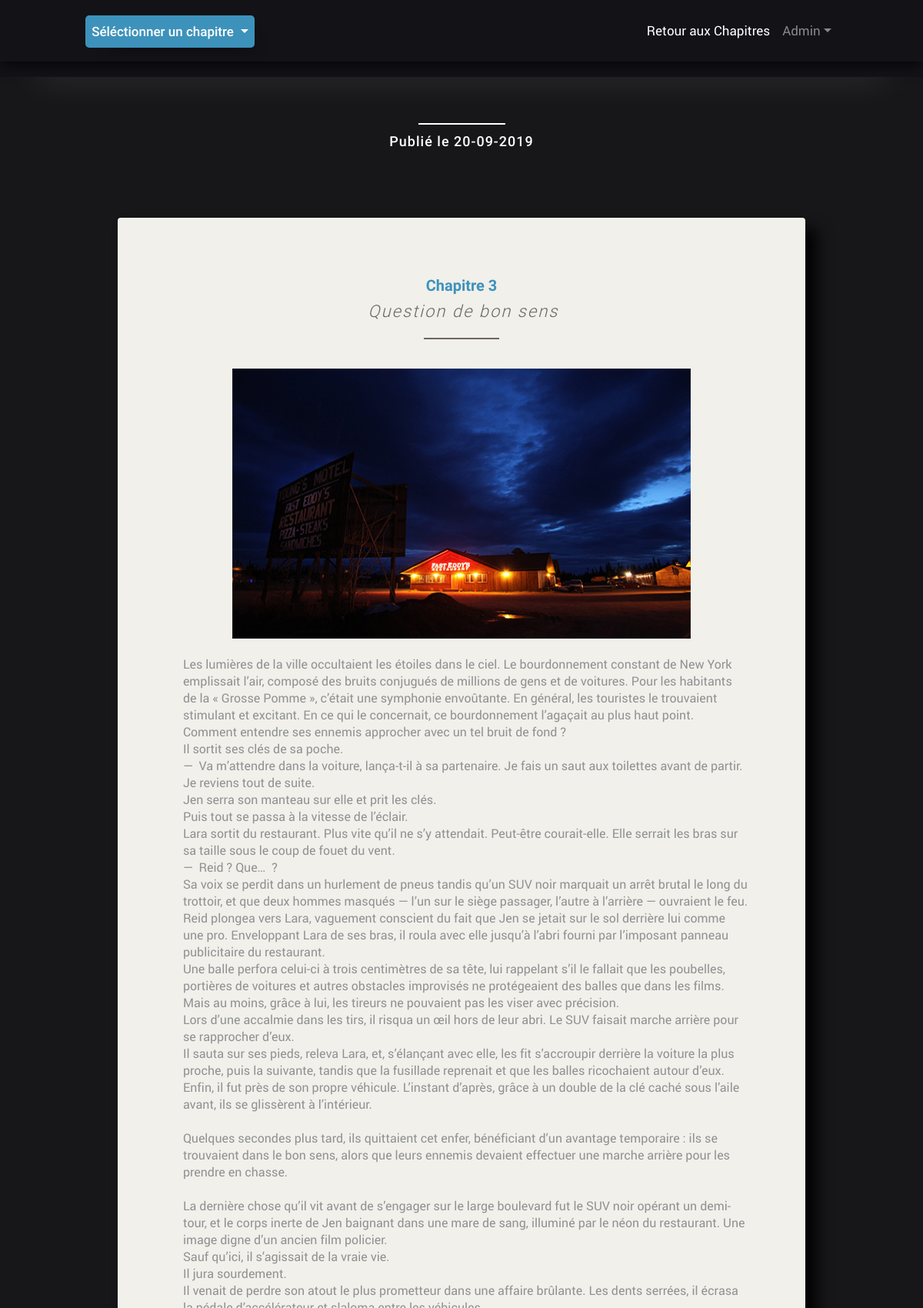
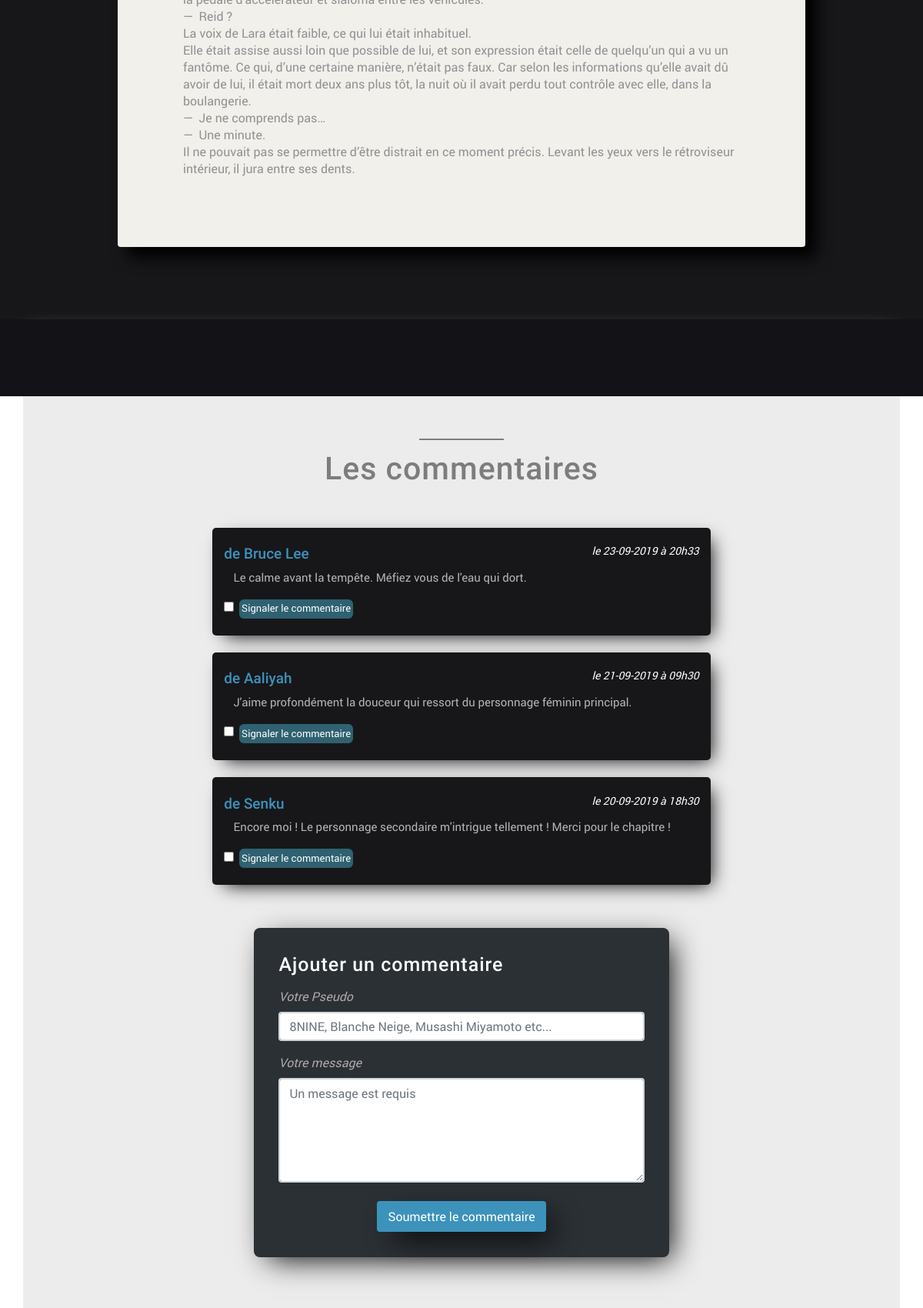
The page /index.php?action=Chapitre&idChapitre=3 (upper part) on the database its author committed (2 pictures, top to bottom).
### tables this page shows
CREATE TABLE `chapitres` (
  `id_chapitre` int(11) NOT NULL,
  `numero` varchar(20) NOT NULL,
  `titre` varchar(255) NOT NULL,
  `date_creation` datetime NOT NULL,
  `date_publication` datetime NOT NULL DEFAULT CURRENT_TIMESTAMP,
  `statut` int(11) NOT NULL DEFAULT '0',
  `content_text` text NOT NULL,
  `img_name` text,
  `img_dest` text
);

CREATE TABLE `commentaires` (
  `id_comment` int(11) NOT NULL,
  `id_chapitre` int(11) NOT NULL,
  `pseudo` varchar(255) NOT NULL,
  `commentaire` text NOT NULL,
  `date_commentaire` datetime NOT NULL,
  `signal_com` varchar(3) NOT NULL DEFAULT 'non',
  `statut` int(11) NOT NULL DEFAULT '0'
);

### controller/ctrl-Frontend.php (called while the page is built, shortened)
<?php
require('model/ChapterManager.php');
require('model/CommentManager.php');
	function viewChapter($idChapitre)
		{
		    $signal_com = null;
			$chapterManager = new ChapterManager();
		    $chapter = $chapterManager->getChapter($idChapitre);
		    $commentManager = new CommentManager();
		    $comments = $commentManager->getComments($idChapitre);
			require 'view/frontend/chapitreView.php';
		}

### model/ChapterManager.php (called while the page is built, shortened)
<?php
class ChapterManager extends Manager
    {
        public function getChapter($idChapitre)
            {
                $db = $this->dbConnect();
                $chapter = $db->prepare('SELECT id_chapitre, numero, titre, content_text, img_dest, date_publication, DATE_FORMAT(date_publication, "%e-%m-%Y") AS date_publication_fra FROM chapitres WHERE id_chapitre = ?');
                $chapter->execute(array($idChapitre));
                if ($chapter->rowCount() == 1)
                    return $chapter->fetch();
                else
                    throw new Exception("Aucun chapitre ne correspond à l'identifiant '$idChapitre'");
            }
    }

### model/CommentManager.php (called while the page is built, shortened)
<?php
class CommentManager extends Manager
    {
        public function getComments($idChapitre)
            {
                $db = $this->dbConnect();
                $comments = $db->prepare('SELECT id_comment, id_chapitre, pseudo, commentaire, signal_com, date_commentaire, DATE_FORMAT(date_commentaire, "%e-%m-%Y à %Hh%i") AS date_commentaire_fra FROM commentaires WHERE id_chapitre = ? AND statut != 2 ORDER BY date_commentaire DESC');
                $comments->execute(array($idChapitre));
                return $comments;
            }
    }

### view/frontend/chapitreView.php (the view, shortened to what this page needs)
    <div id="chapitresSelectorContenair" class="btn-group">
        <button id="chapitresSelector" type="button" class="btn btn-info dropdown-toggle" data-toggle="dropdown" aria-haspopup="true" aria-expanded="false">
            Séléctionner un chapitre
        </button>
    </div>
    <li class="nav-item active">
        <a class="nav-link" href="<?='index.php?action=Chapitres'?>">Retour aux Chapitres</a>
    </li>
    <section id="bio">
        <div id="bioContenair" class="container">
            <hr>
                <?php if ($signal_com): ?>
                <div id="commentSignalOk" class="container">
                    <h2>Le commentaire que vous avez sélectionné a bien été signalé !</h2>
                    <h6>L'auteur va l'analyser de plus près dans les plus bref délais.</h6>
                    <a class="btn" href="<?='index.php?action=RetourChap&idChapitre=' .$chapter['id_chapitre']?>">Retour sur la page de votre chapitre</a>
                </div>
                <?php else: ?>
            <h5>Publié le <?php echo htmlspecialchars($chapter['date_publication_fra']); ?></h5>
            <div id="bioPart2" class="row">
                <div id="chapitre1" class="col-xs-12 col-lg-10">
                    <h4><?php echo htmlspecialchars($chapter['numero']); ?></h4>
                    <h6><?php echo htmlspecialchars($chapter['titre']); ?></h6>
                    <hr>
                    <?php
                        echo('<img style="width:80%" src="' . $chapter["img_dest"] . '">');
                    ?>
                    <div class="chapContent">
                        <p>
                            <?php echo nl2br(htmlspecialchars($chapter['content_text'])); ?>
                        </p>
                    </div>
                </div>
            </div>
        </div>
    </section>
    <section id="transition2"></section>
    <section id="lesCommentaires" class="container">
        <div id="commentairesContainer" class="container">
            <hr>
            <h2>Les commentaires</h2>
            <div class="row">
                <?php while ($data = $comments->fetch()): ?>
                   <div class="col-md-10 col-xl-7 commentaires">
                        <div class="row justify-content-between">
                            <div class="col-5">
                                <h4>de <?php echo htmlspecialchars($data['pseudo']); ?></h4>
                            </div>
                            <div class="col-4">
                                <h5>le <?php echo htmlspecialchars($data['date_commentaire_fra']); ?></h5>
                            </div>
                        </div>
                        <p><?php echo nl2br(htmlspecialchars($data['commentaire'])); ?></p>
                        <form action="<?='index.php?action=Signal-commentaire&idChapitre=' .$data['id_chapitre'] . '&idComment='.$data['id_comment']?>" method="post" class="col-12 needs-validation" novalidate>
                            <div class="row">
                                <div class="form-check">
                                    <input class="form-check-input" type="checkbox" value="" name="signal" required>
                                </div>
                                <span id="signalerComBtn">
                                    <input name="submitSignal" type="submit" value="Signaler le commentaire">
                                </span>
                            </div>
                        </form>
                    </div>
                <?php endwhile; ?>
            </div>
        </div>
        <div class="container">
            <form action="index.php?action=Ajout-commentaire&id=<?= $chapter['id_chapitre'] ?>" method="post" id="contenairForm" class="col-sm-12 col-md-9 col-lg-9 col-xl-6 m-auto needs-validation" novalidate>
                <h4>Ajouter un commentaire</h4>
                <div class="form-group">
                    <label for="pseudo">Votre Pseudo</label>
                    <input type="text" class="form-control" id="pseudo" name="pseudo" placeholder="8NINE, Blanche Neige, Musashi Miyamoto etc..." required>
                </div>
                <div class="form-group">
                    <label for="comment">Votre message</label>
                    <textarea class="form-control" id="comment" name="comment" placeholder="Un message est requis" rows="5" required></textarea>
                </div>
                <div id="btnContenair" class="container">
                    <input id="submitComment" name="submitCommentaire" type="submit" class="btn" value="Soumettre le commentaire">
                </div>
            </form>
        </div>
    <?php endif; ?>
    </section>
<?php require('template.php'); ?>

### rows shown on the page
chapitres: numero "Chapitre 3", titre "Question de bon sens", img_dest (picture), content_text "Les lumières de la ville occultaient les étoiles dans le ciel. Le bourdonnement constant de New York emplissait l’air, composé des bruits conjugués de millions de gens et de voitures. Pour les habitants de la « Grosse Pomme », c’était une symphonie envoûtante. En général, les touristes le trouvaient stimulant et excitant. En ce qui le concernait, ce bourdonnement l’agaçait au plus haut point. Comment entendre ses ennemis approcher avec un tel bruit de fond ? Il sortit ses clés de sa poche. — Va m’attendre dans la voiture, lança-t‑il à sa partenaire. Je fais un saut aux toilettes avant de partir. Je reviens tout de suite. Jen serra son manteau sur elle et prit les clés. Puis tout se passa à…"
commentaires: pseudo "Bruce Lee", date_commentaire_fra "23-09-2019 à 20h33", commentaire "Le calme avant la tempête. Méfiez vous de l'eau qui dort."
commentaires: pseudo "Aaliyah", date_commentaire_fra "21-09-2019 à 09h30", commentaire "J'aime profondément la douceur qui ressort du personnage féminin principal."
commentaires: pseudo "Senku", date_commentaire_fra "20-09-2019 à 18h30", commentaire "Encore moi ! Le personnage secondaire m'intrigue tellement ! Merci pour le chapitre !"

### other values the page prints
$chapter['date_publication_fra'] "20-09-2019"
